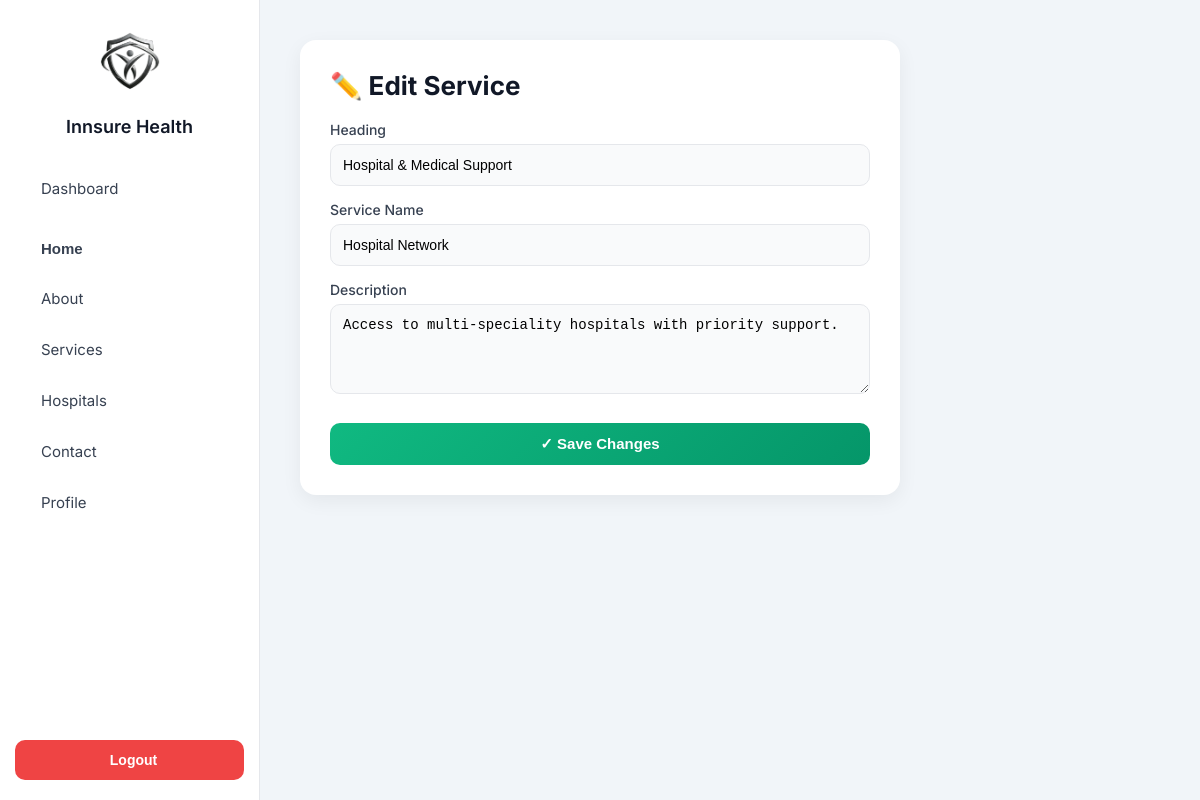
Screenshot of /edit-service/3/ (signed in) with the database file from the repository.
### core/models.py (models this page shows, shortened)
class Service(models.Model):
    heading = models.CharField(max_length=150, default="General Service")
    name = models.CharField(max_length=100)
    description = models.TextField()
    created_at = models.DateTimeField(auto_now_add=True)

### core/views.py (the view, shortened to what this page needs)
# urls.py: path('edit-service/<int:service_id>/', views.edit_service, name='edit_service'),
@login_required
def edit_service(request, service_id):
    service = get_object_or_404(Service, id=service_id)
    return render(request, 'edit_service.html', {'service': service})

### core/templates/edit_service.html (shortened to what this page needs)
{% extends 'sidebar.html' %}
{% block content %}
<div class="form-container">
    <h2>✏️ Edit Service</h2>
    <form method="POST">
        <div class="form-group">
            <label>Heading</label>
            <input type="text" name="heading" value="{{ service.heading }}" required>
        </div>
        <div class="form-group">
            <label>Service Name</label>
            <input type="text" name="name" value="{{ service.name }}" required>
        </div>
        <div class="form-group">
            <label>Description</label>
            <textarea name="description" rows="4" required>{{ service.description }}</textarea>
        </div>
        <button type="submit">✓ Save Changes</button>
    </form>
</div>
{% endblock %}

### core/templates/sidebar.html (style rules this page uses)
* { margin: 0; padding: 0; box-sizing: border-box; }
body { font-family: 'Inter', sans-serif; display: flex; background: #f1f5f9; color: #1f2933; }

### core/templates/edit_service.html (style rules this page uses)
.form-container { max-width: 600px; background: #fff; padding: 30px; border-radius: 16px; box-shadow: 0 6px 20px rgba(0,0,0,0.06); }
.form-container h2 { margin-bottom: 20px; font-size: 26px; font-weight: 700; color: #111827; }
.form-group { margin-bottom: 15px; }
label { display: block; margin-bottom: 6px; font-size: 14px; color: #374151; font-weight: 500; }
input, textarea { width: 100%; padding: 12px; border-radius: 10px; border: 1px solid #e5e7eb; outline: none; font-size: 14px; transition: 0.3s; background: #f9fafb; }
button { width: 100%; padding: 12px; background: linear-gradient(135deg,#10b981,#059669); color: #fff; border: none; border-radius: 10px; font-size: 15px; cursor: pointer; transition: 0.3s; margin-top: 10px; font-weight: 600; }

### rows the page displays
Service: heading "Hospital & Medical Support", name "Hospital Network", description "Access to multi-speciality hospitals with priority support."
